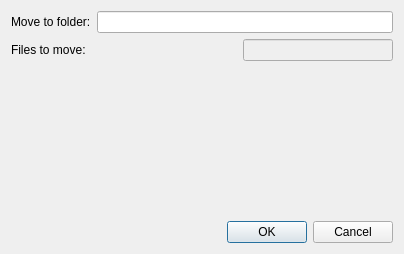
<?xml version="1.0" encoding="UTF-8"?>
<ui version="4.0">
 <class>Move</class>
 <widget class="QDialog" name="Move">
  <property name="geometry">
   <rect>
    <x>0</x>
    <y>0</y>
    <width>404</width>
    <height>254</height>
   </rect>
  </property>
  <property name="windowTitle">
   <string>Dialog</string>
  </property>
  <layout class="QVBoxLayout" name="verticalLayout">
   <item>
    <layout class="QHBoxLayout" name="horizontalLayout">
     <item>
      <widget class="QLabel" name="label">
       <property name="text">
        <string>Move to folder:</string>
       </property>
      </widget>
     </item>
     <item>
      <widget class="Foldersel" name="folderName"/>
     </item>
    </layout>
   </item>
   <item>
    <layout class="QHBoxLayout" name="horizontalLayout_2">
     <item>
      <widget class="QLabel" name="label_2">
       <property name="text">
        <string>Files to move:</string>
       </property>
      </widget>
     </item>
     <item>
      <spacer name="horizontalSpacer">
       <property name="orientation">
        <enum>Qt::Horizontal</enum>
       </property>
       <property name="sizeHint" stdset="0">
        <size>
         <width>40</width>
         <height>20</height>
        </size>
       </property>
      </spacer>
     </item>
     <item>
      <widget class="QLineEdit" name="itemCount">
       <property name="enabled">
        <bool>false</bool>
       </property>
      </widget>
     </item>
    </layout>
   </item>
   <item>
    <spacer name="verticalSpacer">
     <property name="orientation">
      <enum>Qt::Vertical</enum>
     </property>
     <property name="sizeHint" stdset="0">
      <size>
       <width>20</width>
       <height>213</height>
      </size>
     </property>
    </spacer>
   </item>
   <item>
    <widget class="QDialogButtonBox" name="buttonBox">
     <property name="orientation">
      <enum>Qt::Horizontal</enum>
     </property>
     <property name="standardButtons">
      <set>QDialogButtonBox::Cancel|QDialogButtonBox::Ok</set>
     </property>
    </widget>
   </item>
  </layout>
 </widget>
 <customwidgets>
  <customwidget>
   <class>Foldersel</class>
   <extends>QLineEdit</extends>
   <header>foldersel.h</header>
  </customwidget>
 </customwidgets>
 <resources/>
 <connections>
  <connection>
   <sender>buttonBox</sender>
   <signal>accepted()</signal>
   <receiver>Move</receiver>
   <slot>accept()</slot>
   <hints>
    <hint type="sourcelabel">
     <x>248</x>
     <y>254</y>
    </hint>
    <hint type="destinationlabel">
     <x>157</x>
     <y>274</y>
    </hint>
   </hints>
  </connection>
  <connection>
   <sender>buttonBox</sender>
   <signal>rejected()</signal>
   <receiver>Move</receiver>
   <slot>reject()</slot>
   <hints>
    <hint type="sourcelabel">
     <x>316</x>
     <y>260</y>
    </hint>
    <hint type="destinationlabel">
     <x>286</x>
     <y>274</y>
    </hint>
   </hints>
  </connection>
 </connections>
</ui>
